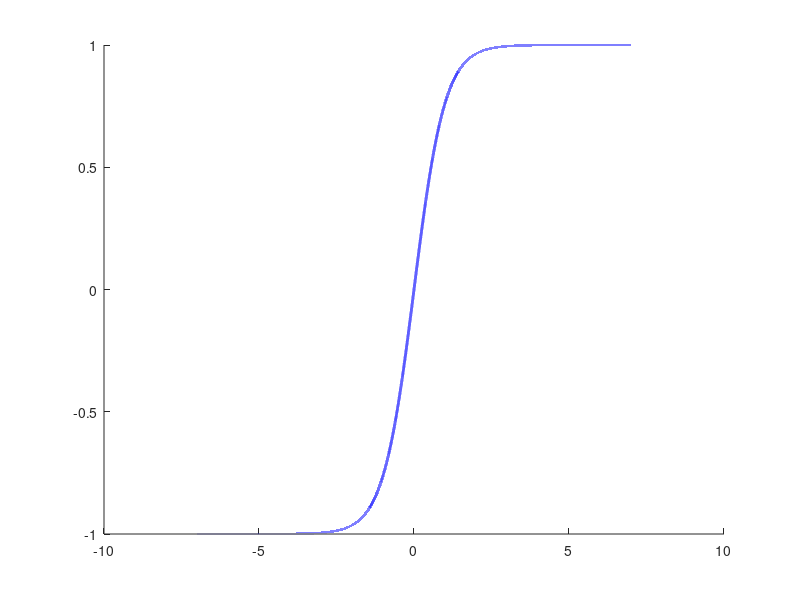

This figure's MATLAB source: (Note: this script raises an error after producing the figure.)
%% 
start = -7;
ecart = 0.0001;
en = 7;
interval = start:ecart:en;
figure, hold on;
plot(interval, tanh(interval), 'b', 'DisplayName', 'tanh', 'LineWidth',2);
plot(interval, sigmoid(interval), '-.r', 'DisplayName', 'sigmoid', 'LineWidth',2);
plot(interval, relu(interval), '--g', 'DisplayName', 'ReLU', 'LineWidth',2);
plot(interval, relu6(interval), ':k', 'DisplayName', 'ReLU6', 'LineWidth',2);
%%
function res = sigmoid(x)
    res = 1./(1 + exp(-x));
end

function res = relu(x)
    res = zeros(length(x), 1);
    res(x>0) = x(x>0);
end

function res = relu6(x)
    res = zeros(length(x), 1);
    res(x>0) = x(x>0);
    res(x>6) = 6;
end